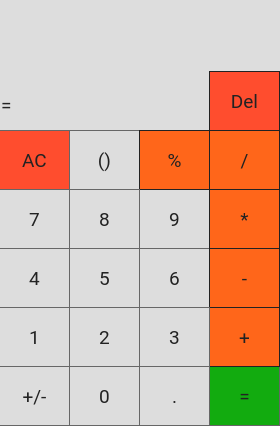
<?xml version="1.0" encoding="UTF-8"?>
<ui version="4.0">
 <class>Widget</class>
 <widget class="QWidget" name="Widget">
  <property name="geometry">
   <rect>
    <x>0</x>
    <y>0</y>
    <width>280</width>
    <height>426</height>
   </rect>
  </property>
  <property name="font">
   <font>
    <family>Roboto</family>
    <pointsize>14</pointsize>
   </font>
  </property>
  <property name="windowTitle">
   <string>Calculator</string>
  </property>
  <property name="styleSheet">
   <string notr="true">QWidget{
	background-color: rgb(221, 221, 221);
	color: #222;
	border: none;
}</string>
  </property>
  <widget class="QWidget" name="verticalLayoutWidget">
   <property name="geometry">
    <rect>
     <x>-1</x>
     <y>0</y>
     <width>281</width>
     <height>80</height>
    </rect>
   </property>
   <layout class="QVBoxLayout" name="verticalLayout">
    <item>
     <widget class="QLineEdit" name="FieldAction">
      <property name="enabled">
       <bool>true</bool>
      </property>
      <property name="styleSheet">
       <string notr="true">QLineEdit{
	border: none;
}</string>
      </property>
      <property name="alignment">
       <set>Qt::AlignRight|Qt::AlignTrailing|Qt::AlignVCenter</set>
      </property>
     </widget>
    </item>
   </layout>
  </widget>
  <widget class="QPushButton" name="pushButton_19">
   <property name="enabled">
    <bool>true</bool>
   </property>
   <property name="geometry">
    <rect>
     <x>209</x>
     <y>71</y>
     <width>71</width>
     <height>60</height>
    </rect>
   </property>
   <property name="sizePolicy">
    <sizepolicy hsizetype="Maximum" vsizetype="Fixed">
     <horstretch>0</horstretch>
     <verstretch>0</verstretch>
    </sizepolicy>
   </property>
   <property name="styleSheet">
    <string notr="true">QPushButton{
	border: 1px solid #222;
	background-color:  rgb(255, 77, 46);
}
QPushButton:hover{
	border: 1px solid rgb(18, 18, 18);
	background-color: rgb(203, 59, 36);
}</string>
   </property>
   <property name="text">
    <string>Del</string>
   </property>
  </widget>
  <widget class="QWidget" name="verticalLayoutWidget_2">
   <property name="geometry">
    <rect>
     <x>1</x>
     <y>80</y>
     <width>201</width>
     <height>51</height>
    </rect>
   </property>
   <layout class="QVBoxLayout" name="verticalLayout_2">
    <item>
     <widget class="QLabel" name="ResultLabel">
      <property name="text">
       <string>= </string>
      </property>
     </widget>
    </item>
   </layout>
  </widget>
  <widget class="QPushButton" name="resBTN">
   <property name="geometry">
    <rect>
     <x>209</x>
     <y>366</y>
     <width>71</width>
     <height>60</height>
    </rect>
   </property>
   <property name="styleSheet">
    <string notr="true">QPushButton{
	border: 1px solid rgb(102, 102, 102);
	background-color: rgb(18, 171, 15);
}
QPushButton:hover{
	border: 1px solid rgb(18, 18, 18);
	background-color: rgb(17, 150, 12);
}</string>
   </property>
   <property name="text">
    <string>=</string>
   </property>
  </widget>
  <widget class="QPushButton" name="pushButton">
   <property name="geometry">
    <rect>
     <x>209</x>
     <y>130</y>
     <width>71</width>
     <height>60</height>
    </rect>
   </property>
   <property name="styleSheet">
    <string notr="true">QPushButton{
	border: 1px solid #222;
	background-color: rgb(255, 102, 26);
}
QPushButton:hover{
	border: 1px solid rgb(18, 18, 18);
	background-color: rgb(214, 83, 13);
}</string>
   </property>
   <property name="text">
    <string>/</string>
   </property>
  </widget>
  <widget class="QPushButton" name="pushButton_7">
   <property name="geometry">
    <rect>
     <x>139</x>
     <y>189</y>
     <width>71</width>
     <height>60</height>
    </rect>
   </property>
   <property name="styleSheet">
    <string notr="true">QPushButton{
	border: 1px solid rgb(102, 102, 102);
}
QPushButton:hover{
	border: 1px solid rgb(18, 18, 18);
	background-color: rgb(177, 177, 170);
}</string>
   </property>
   <property name="text">
    <string>9</string>
   </property>
  </widget>
  <widget class="QPushButton" name="pushButton_20">
   <property name="geometry">
    <rect>
     <x>139</x>
     <y>366</y>
     <width>71</width>
     <height>60</height>
    </rect>
   </property>
   <property name="styleSheet">
    <string notr="true">QPushButton{
	border: 1px solid rgb(102, 102, 102);
}
QPushButton:hover{
	border: 1px solid rgb(18, 18, 18);
	background-color: rgb(177, 177, 170);
}</string>
   </property>
   <property name="text">
    <string>.</string>
   </property>
  </widget>
  <widget class="QPushButton" name="pushButton_14">
   <property name="geometry">
    <rect>
     <x>69</x>
     <y>307</y>
     <width>71</width>
     <height>60</height>
    </rect>
   </property>
   <property name="styleSheet">
    <string notr="true">QPushButton{
	border: 1px solid rgb(102, 102, 102);
}
QPushButton:hover{
	border: 1px solid rgb(18, 18, 18);
	background-color: rgb(177, 177, 170);
}</string>
   </property>
   <property name="text">
    <string>2</string>
   </property>
  </widget>
  <widget class="QPushButton" name="pushButton_8">
   <property name="geometry">
    <rect>
     <x>209</x>
     <y>189</y>
     <width>71</width>
     <height>60</height>
    </rect>
   </property>
   <property name="styleSheet">
    <string notr="true">QPushButton{
	border: 1px solid #222;
	background-color: rgb(255, 102, 26);
}
QPushButton:hover{
	border: 1px solid rgb(18, 18, 18);
	background-color: rgb(214, 83, 13);
}</string>
   </property>
   <property name="text">
    <string>*</string>
   </property>
  </widget>
  <widget class="QPushButton" name="bracketsBTN">
   <property name="geometry">
    <rect>
     <x>69</x>
     <y>130</y>
     <width>71</width>
     <height>60</height>
    </rect>
   </property>
   <property name="styleSheet">
    <string notr="true">QPushButton{
	border: 1px solid rgb(102, 102, 102);
}
QPushButton:hover{
	border: 1px solid rgb(18, 18, 18);
	background-color: rgb(177, 177, 170);
}</string>
   </property>
   <property name="text">
    <string>()</string>
   </property>
  </widget>
  <widget class="QPushButton" name="pushButton_9">
   <property name="geometry">
    <rect>
     <x>-1</x>
     <y>248</y>
     <width>71</width>
     <height>60</height>
    </rect>
   </property>
   <property name="styleSheet">
    <string notr="true">QPushButton{
	border: 1px solid rgb(102, 102, 102);
}
QPushButton:hover{
	border: 1px solid rgb(18, 18, 18);
	background-color: rgb(177, 177, 170);
}</string>
   </property>
   <property name="text">
    <string>4</string>
   </property>
  </widget>
  <widget class="QPushButton" name="pushButton_2">
   <property name="geometry">
    <rect>
     <x>139</x>
     <y>130</y>
     <width>71</width>
     <height>60</height>
    </rect>
   </property>
   <property name="styleSheet">
    <string notr="true">QPushButton{
	border: 1px solid #222;
	background-color: rgb(255, 102, 26);
}
QPushButton:hover{
	border: 1px solid rgb(18, 18, 18);
	background-color: rgb(214, 83, 13);
}</string>
   </property>
   <property name="text">
    <string>%</string>
   </property>
  </widget>
  <widget class="QPushButton" name="pros_cosBTN">
   <property name="geometry">
    <rect>
     <x>-1</x>
     <y>366</y>
     <width>71</width>
     <height>60</height>
    </rect>
   </property>
   <property name="styleSheet">
    <string notr="true">QPushButton{
	border: 1px solid rgb(102, 102, 102);
}
QPushButton:hover{
	border: 1px solid rgb(18, 18, 18);
	background-color: rgb(177, 177, 170);
}</string>
   </property>
   <property name="text">
    <string>+/-</string>
   </property>
  </widget>
  <widget class="QPushButton" name="pushButton_11">
   <property name="geometry">
    <rect>
     <x>139</x>
     <y>248</y>
     <width>71</width>
     <height>60</height>
    </rect>
   </property>
   <property name="styleSheet">
    <string notr="true">QPushButton{
	border: 1px solid rgb(102, 102, 102);
}
QPushButton:hover{
	border: 1px solid rgb(18, 18, 18);
	background-color: rgb(177, 177, 170);
}</string>
   </property>
   <property name="text">
    <string>6</string>
   </property>
  </widget>
  <widget class="QPushButton" name="pushButton_16">
   <property name="geometry">
    <rect>
     <x>209</x>
     <y>307</y>
     <width>71</width>
     <height>60</height>
    </rect>
   </property>
   <property name="styleSheet">
    <string notr="true">QPushButton{
	border: 1px solid #222;
	background-color: rgb(255, 102, 26);
}
QPushButton:hover{
	border: 1px solid rgb(18, 18, 18);
	background-color: rgb(214, 83, 13);
}</string>
   </property>
   <property name="text">
    <string>+</string>
   </property>
  </widget>
  <widget class="QPushButton" name="pushButton_6">
   <property name="enabled">
    <bool>true</bool>
   </property>
   <property name="geometry">
    <rect>
     <x>69</x>
     <y>189</y>
     <width>71</width>
     <height>60</height>
    </rect>
   </property>
   <property name="sizePolicy">
    <sizepolicy hsizetype="Maximum" vsizetype="Fixed">
     <horstretch>0</horstretch>
     <verstretch>0</verstretch>
    </sizepolicy>
   </property>
   <property name="styleSheet">
    <string notr="true">QPushButton{
	border: 1px solid rgb(102, 102, 102);
}
QPushButton:hover{
	border: 1px solid rgb(18, 18, 18);
	background-color: rgb(177, 177, 170);
}</string>
   </property>
   <property name="text">
    <string>8</string>
   </property>
  </widget>
  <widget class="QPushButton" name="pushButton_10">
   <property name="geometry">
    <rect>
     <x>69</x>
     <y>248</y>
     <width>71</width>
     <height>60</height>
    </rect>
   </property>
   <property name="styleSheet">
    <string notr="true">QPushButton{
	border: 1px solid rgb(102, 102, 102);
}
QPushButton:hover{
	border: 1px solid rgb(18, 18, 18);
	background-color: rgb(177, 177, 170);
}</string>
   </property>
   <property name="text">
    <string>5</string>
   </property>
  </widget>
  <widget class="QPushButton" name="pushButton_18">
   <property name="geometry">
    <rect>
     <x>69</x>
     <y>366</y>
     <width>71</width>
     <height>60</height>
    </rect>
   </property>
   <property name="styleSheet">
    <string notr="true">QPushButton{
	border: 1px solid rgb(102, 102, 102);
}
QPushButton:hover{
	border: 1px solid rgb(18, 18, 18);
	background-color: rgb(177, 177, 170);
}</string>
   </property>
   <property name="text">
    <string>0</string>
   </property>
  </widget>
  <widget class="QPushButton" name="pushButton_5">
   <property name="enabled">
    <bool>true</bool>
   </property>
   <property name="geometry">
    <rect>
     <x>-1</x>
     <y>189</y>
     <width>71</width>
     <height>60</height>
    </rect>
   </property>
   <property name="sizePolicy">
    <sizepolicy hsizetype="Maximum" vsizetype="Fixed">
     <horstretch>0</horstretch>
     <verstretch>0</verstretch>
    </sizepolicy>
   </property>
   <property name="styleSheet">
    <string notr="true">QPushButton{
	border: 1px solid rgb(102, 102, 102);
}
QPushButton:hover{
	border: 1px solid rgb(18, 18, 18);
	background-color: rgb(177, 177, 170);
}</string>
   </property>
   <property name="text">
    <string>7</string>
   </property>
  </widget>
  <widget class="QPushButton" name="cBTN">
   <property name="enabled">
    <bool>true</bool>
   </property>
   <property name="geometry">
    <rect>
     <x>-1</x>
     <y>130</y>
     <width>71</width>
     <height>60</height>
    </rect>
   </property>
   <property name="sizePolicy">
    <sizepolicy hsizetype="Maximum" vsizetype="Fixed">
     <horstretch>0</horstretch>
     <verstretch>0</verstretch>
    </sizepolicy>
   </property>
   <property name="styleSheet">
    <string notr="true">QPushButton{
	border: 1px solid rgb(102, 102, 102);
	background-color:  rgb(255, 77, 46);
}
QPushButton:hover{
	border: 1px solid rgb(18, 18, 18);
	background-color: rgb(203, 59, 36);
}</string>
   </property>
   <property name="text">
    <string>AC</string>
   </property>
  </widget>
  <widget class="QPushButton" name="pushButton_13">
   <property name="geometry">
    <rect>
     <x>-1</x>
     <y>307</y>
     <width>71</width>
     <height>60</height>
    </rect>
   </property>
   <property name="styleSheet">
    <string notr="true">QPushButton{
	border: 1px solid rgb(102, 102, 102);
}
QPushButton:hover{
	border: 1px solid rgb(18, 18, 18);
	background-color: rgb(177, 177, 170);
}</string>
   </property>
   <property name="text">
    <string>1</string>
   </property>
  </widget>
  <widget class="QPushButton" name="pushButton_12">
   <property name="geometry">
    <rect>
     <x>209</x>
     <y>248</y>
     <width>71</width>
     <height>60</height>
    </rect>
   </property>
   <property name="styleSheet">
    <string notr="true">QPushButton{
	border: 1px solid #222;
	background-color: rgb(255, 102, 26);
}
QPushButton:hover{
	border: 1px solid rgb(18, 18, 18);
	background-color: rgb(214, 83, 13);
}</string>
   </property>
   <property name="text">
    <string>-</string>
   </property>
  </widget>
  <widget class="QPushButton" name="pushButton_15">
   <property name="geometry">
    <rect>
     <x>139</x>
     <y>307</y>
     <width>71</width>
     <height>60</height>
    </rect>
   </property>
   <property name="styleSheet">
    <string notr="true">QPushButton{
	border: 1px solid rgb(102, 102, 102);
}
QPushButton:hover{
	border: 1px solid rgb(18, 18, 18);
	background-color: rgb(177, 177, 170);
}</string>
   </property>
   <property name="text">
    <string>3</string>
   </property>
  </widget>
 </widget>
 <resources/>
 <connections/>
</ui>
